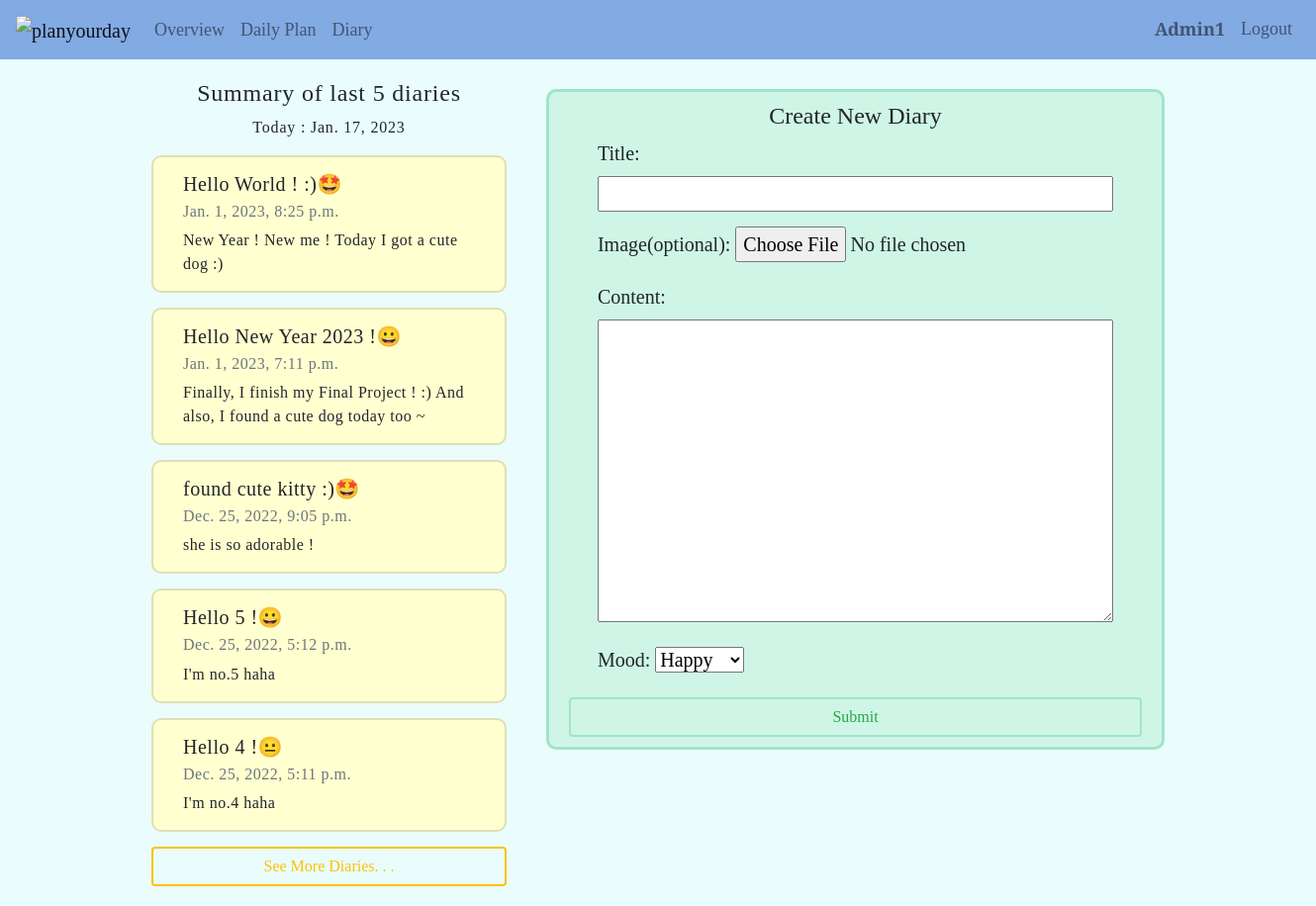
Page /diary (signed in) on the committed database.
### plan/models.py (models this page shows, shortened)
class User(AbstractUser):
    pass

class Diary(models.Model):
    title = models.TextField(max_length=128)
    timestamp = models.DateTimeField(auto_now=False, auto_now_add=True)
    content = models.TextField()
    image = models.ImageField(upload_to='images/', blank=True)
    mood = models.CharField(max_length=16)
    user = models.ForeignKey(User, on_delete=models.CASCADE, related_name="diary")

### plan/views.py (the view)
# urls.py: path("diary", views.diary, name="diary"),
@login_required
def diary(request):
    user = request.user
    if request.method == 'POST':
        form = DiaryForm(request.POST, request.FILES)
        if form.is_valid():
            title = form.cleaned_data['title']
            image = form.cleaned_data['image']
            content = form.cleaned_data['content']
            mood = form.cleaned_data['mood']
            if image :
                new_diary = Diary(title=title, content=content, image=image, mood=mood, user=user)
            else :
                new_diary = Diary(title=title, content=content, mood=mood, user=user)
            new_diary.save()
            return HttpResponseRedirect(reverse("diary"))
    else:
        form = DiaryForm()
        today_header = date.today() # today
        last_diaries = Diary.objects.filter(user=user).order_by('-timestamp')[:5]
        last_diaries_number = last_diaries.count()
    return render(request, "plan/diary.html", {
        'form': form,
        'date_header': today_header,
        'last_diaries': last_diaries,
        'last_diaries_number' : last_diaries_number,
    })

### plan/views.py
class DiaryForm(forms.Form):
    title = forms.CharField(max_length=255,required=True, error_messages={'required': 'Please enter your title of the day.'})
    image = forms.ImageField(required=False, label="Image(optional)")
    content = forms.CharField(widget=forms.Textarea, required=True, error_messages={'required': 'Please enter your diary content.'})
    mood = forms.ChoiceField(choices=[
    ('&#128512;', 'Happy'),
    ('&#128532;', 'Sad'),
    ('&#128548;', 'Angry'),
    ('&#128522;', 'Relaxed'),
    ('&#128560;', 'Anxious'),
    ('&#129321;', 'Excited'),
    ('&#128528;', 'Bored'),
    ('&#128555;', 'Tired')],
    required=True, error_messages={'required': 'Please enter your today mood.'})

### plan/templates/plan/diary.html (shortened to what this page needs)
{% extends 'plan/layout.html' %}
{% block body %}
<div id="part-diary">
    <div id="part1-diary">
        <section id="diary-last-part">
            <h4>Summary of last {{last_diaries_number}} diaries</h4>
            <p id="diary-today"> Today : {{date_header}} </p>
            {% for diary in last_diaries %}
            <div class="card each-last-diary">
                <div class="card-body">
                    <h5 class="card-title"><span>{{diary.title}}</span><span>{{diary.mood|safe}}</span></h5>
                    <h6 class="card-subtitle mb-2 text-muted">{{diary.timestamp}}</h6>
                    <p class="card-text">{{diary.content}}</p>
                </div>
            </div>
            {% endfor %}
            <div>
                <button class="btn btn-md btn-outline-warning" id="see-more-diaries-button">
                    <a href="{% url 'all_diaries'%}">See More Diaries. . .</a>
                </button>
            </div>
        </section>
    </div>
    <div id="part2-diary">
        <section id="diary-create-part">
            <h4>Create New Diary</h4>
            <form method="post" enctype="multipart/form-data" id="create-diary-form">
                {{ form.as_p }}
                <button type="submit" class="btn btn-md btn-outline-success" id="create-diary-button">Submit</button>
            </form>
        </section>
    </div>
</div>
{% endblock %}

### plan/templates/plan/layout.html (shortened to what this page needs)
{% load static %}
{% load tz %}
{% timezone "Asia/Bangkok" %}
<!DOCTYPE html>
<html lang="en">
<head>
    <link rel="stylesheet" href="https://cdn.jsdelivr.net/npm/bootstrap@4.0.0/dist/css/bootstrap.min.css"
>
    <link href="{% static 'plan/styles.css' %}" rel="stylesheet">
</head>
<body>
    <nav class="navbar navbar-expand-lg navbar-light">
        <a class="navbar-brand" href="{% url 'index' %}">
            <img id="logo"
                src="https://lh3.googleusercontent.com/u/0/d/1V7JAQnjdDysfP7HzoOeMqG2aF-jhIlr1=w2880-h1642-iv2"
                alt="planyourday" height="50px">
        </a>
        <div class="collapse navbar-collapse" id="navbarSupportedContent">
            {% if user.is_authenticated %}
            <ul class="navbar-nav mr-auto">
                <li class="nav-item">
                    <a class="nav-link" href="{% url 'index' %}">Overview</a>
                </li>
                <li class="nav-item">
                    <a class="nav-link" href="{% url 'planner' %}">Daily Plan</a>
                </li>
                <li class="nav-item">
                    <a class="nav-link" href="{% url 'diary' %}">Diary</a>
                </li>
            </ul>
            {% endif %}
            <ul class="navbar-nav ml-auto">
                {% if user.is_authenticated %}
                <li class="nav-item">
                    <a class="nav-link"><strong>{{ user.username }}</strong></a>
                </li>
                <li class="nav-item">
                    <a class="nav-link" href="{% url 'logout' %}">Logout</a>
                </li>
                {% endif %}
            </ul>
        </div>
    </nav>
    {% block body %}
    {% endblock %}
</body>
</html>
{% endtimezone %}

### plan/static/plan/styles.css (style rules this page uses)
body { background-color: #EAFDFC; }
nav { background-color: #82AAE3; font-size: large; font-weight: 500; }
.navbar, .nav-link { color: #EAFDFC; }
#logo { border-radius: 5px; }
h4 { text-align: center; }
#part-overview, #part-planner, #part-diary, #part-alldiary { display: flex; width: 100%; }
.card { margin: auto; background-color: #FFFFD0; letter-spacing: 0.5px; }
.card-body { padding: 10px 20px; }
#part-diary { margin: 0px 10%; }
#part1-diary { width: 30%; padding: 20px; }
#part2-diary { width: 50%; padding: 20px; }
#diary-last-part h4, #diary-last-part #diary-today { letter-spacing: 0.8px; }
#diary-last-part #diary-today { font-size: 16px; }
#diary-today { text-align: center; }
.each-last-diary { width: 100%; margin-bottom: 15px; padding: 5px 10px; border-radius: 10px; border-width: 2px; }
#see-more-diaries-button { border-width: 2px; font-weight: 500; width: 100%; }
#see-more-diaries-button a { text-decoration: none; color: inherit; }
#diary-create-part { background-color: #CFF5E7; padding: 10px 20px; border: 3px solid #A0E4CB; border-radius: 10px; margin-top: 10px; }
#create-diary-form { font-size: 20px; font-weight: 500; }
#create-diary-form p { width: 90%; margin: auto; margin-bottom: 15px; }
#create-diary-form input[type="text"], #create-diary-form #id_content { width: 100%; }
#create-diary-button { width: 100%; border-width: 2px; border-color: #A0E4CB; }

### plan/templates/plan/layout.html (style rules this page uses)
body { font-family: 'EB Garamond', serif; }

### rows in the picture
User: username "Admin1"
Diary: title "Hello World ! :)", mood "🤩", timestamp "Jan. 1, 2023, 8:25 p.m.", content "New Year ! New me ! Today I got a cute dog :)"
Diary: title "Hello New Year 2023 !", mood "😀", timestamp "Jan. 1, 2023, 7:11 p.m.", content "Finally, I finish my Final Project ! :) And also, I found a cute dog today too ~"
Diary: title "found cute kitty :)", mood "🤩", timestamp "Dec. 25, 2022, 9:05 p.m.", content "she is so adorable !"
Diary: title "Hello 5 !", mood "😀", timestamp "Dec. 25, 2022, 5:12 p.m.", content "I'm no.5 haha"
Diary: title "Hello 4 !", mood "😐", timestamp "Dec. 25, 2022, 5:11 p.m.", content "I'm no.4 haha"

### other values in the picture
{{ last_diaries_number }} "5"
